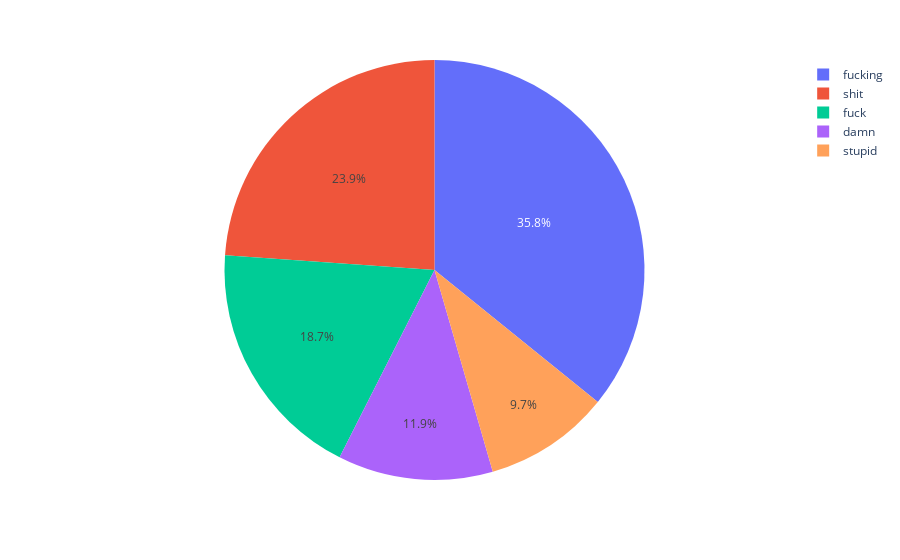

Source (notebook cell):
### Code cell
text = WordAnalysis(base_file='./emotion-labels-train.csv',feature_name='text')

bad_words = text.curse_word_count(file_name='./bad_words.txt',ascending_order=False)

top = bad_words.head(5)

text.displayplots(type='pie',data_frame=top,x=top.index.values,y=top['count'],color=top.index.values)

### Figure 1 — Plotly figure (JSON) as saved in the notebook; plotly's stock layout.template omitted (floating-point values rounded to 4 significant figures)
{"data": [{"customdata": [["fucking"], ["shit"], ["fuck"], ["damn"], ["stupid"]], "domain": {"x": [0, 1], "y": [0, 1]}, "hovertemplate": "label=%{label}<br>count=%{value}<br>color=%{customdata[0]}<extra></extra>", "labels": ["fucking", "shit", "fuck", "damn", "stupid"], "legendgroup": "", "marker": {"colors": ["#636efa", "#EF553B", "#00cc96", "#ab63fa", "#FFA15A"]}, "name": "", "showlegend": true, "type": "pie", "values": [48, 32, 25, 16, 13]}], "layout": {"legend": {"tracegroupgap": 0}, "margin": {"t": 60}}}
